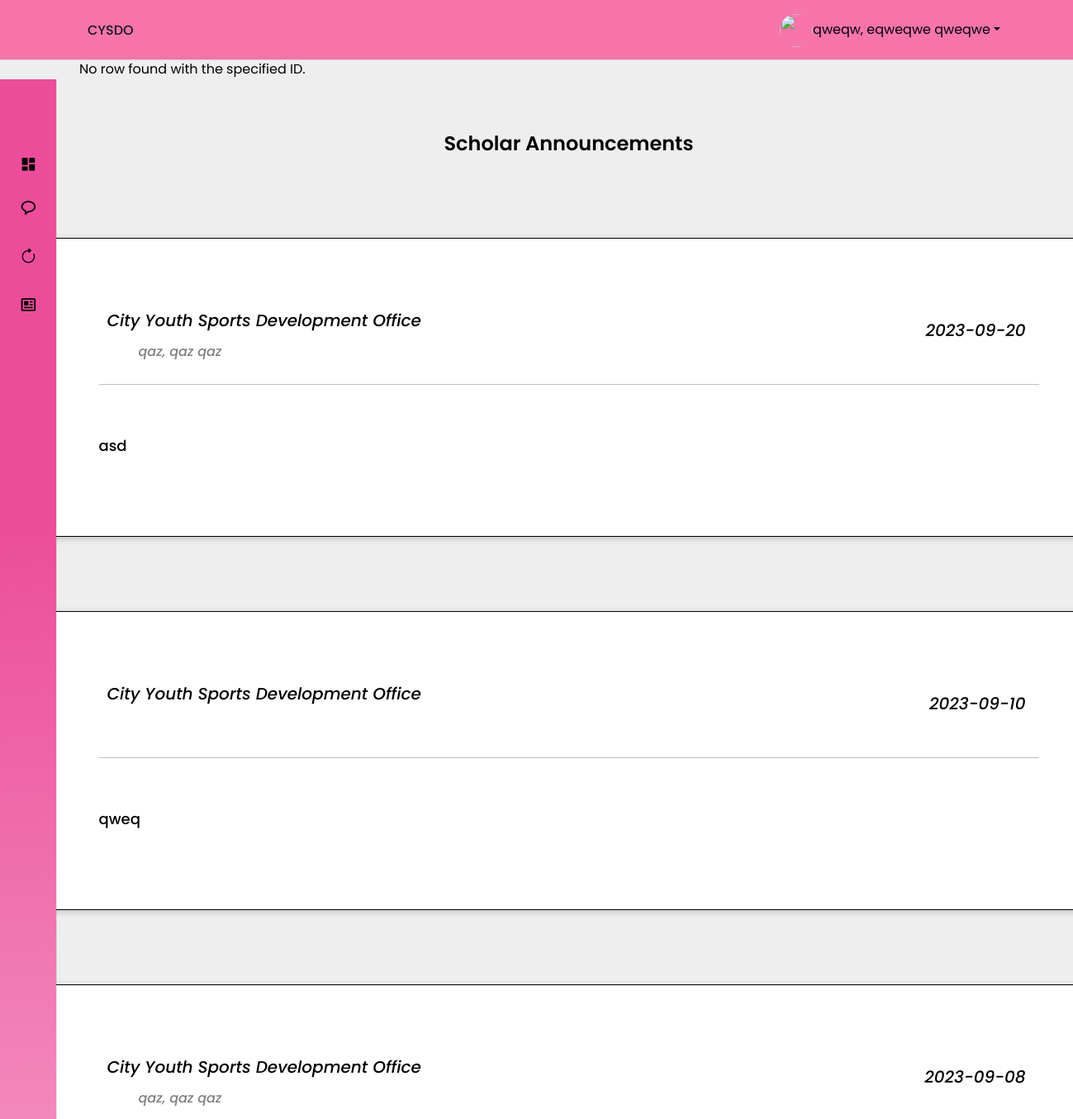
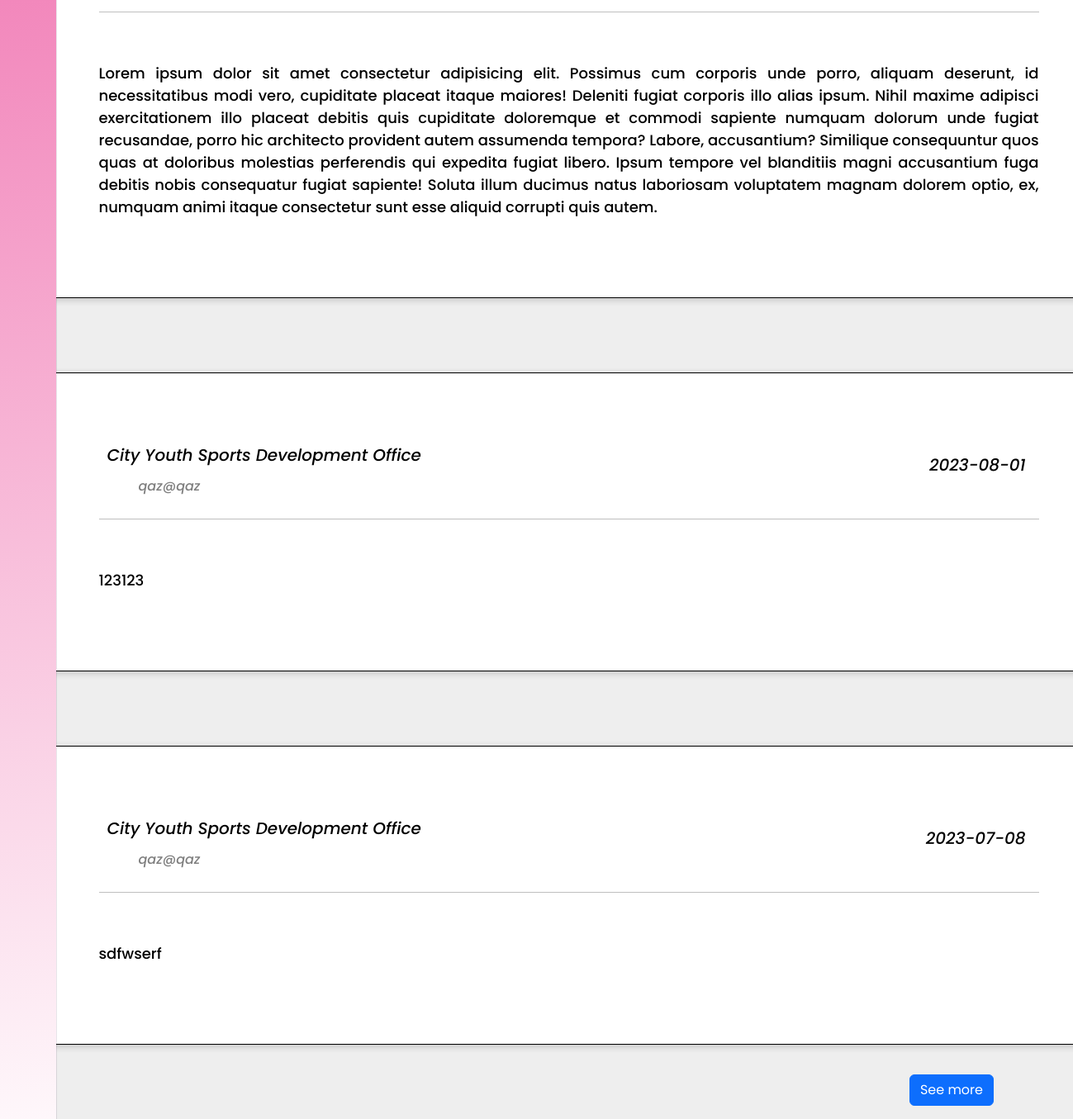
The page /pages/scholar/scholarAnnouncement.php (signed in) on the database as committed earlier (2 pictures, top to bottom).
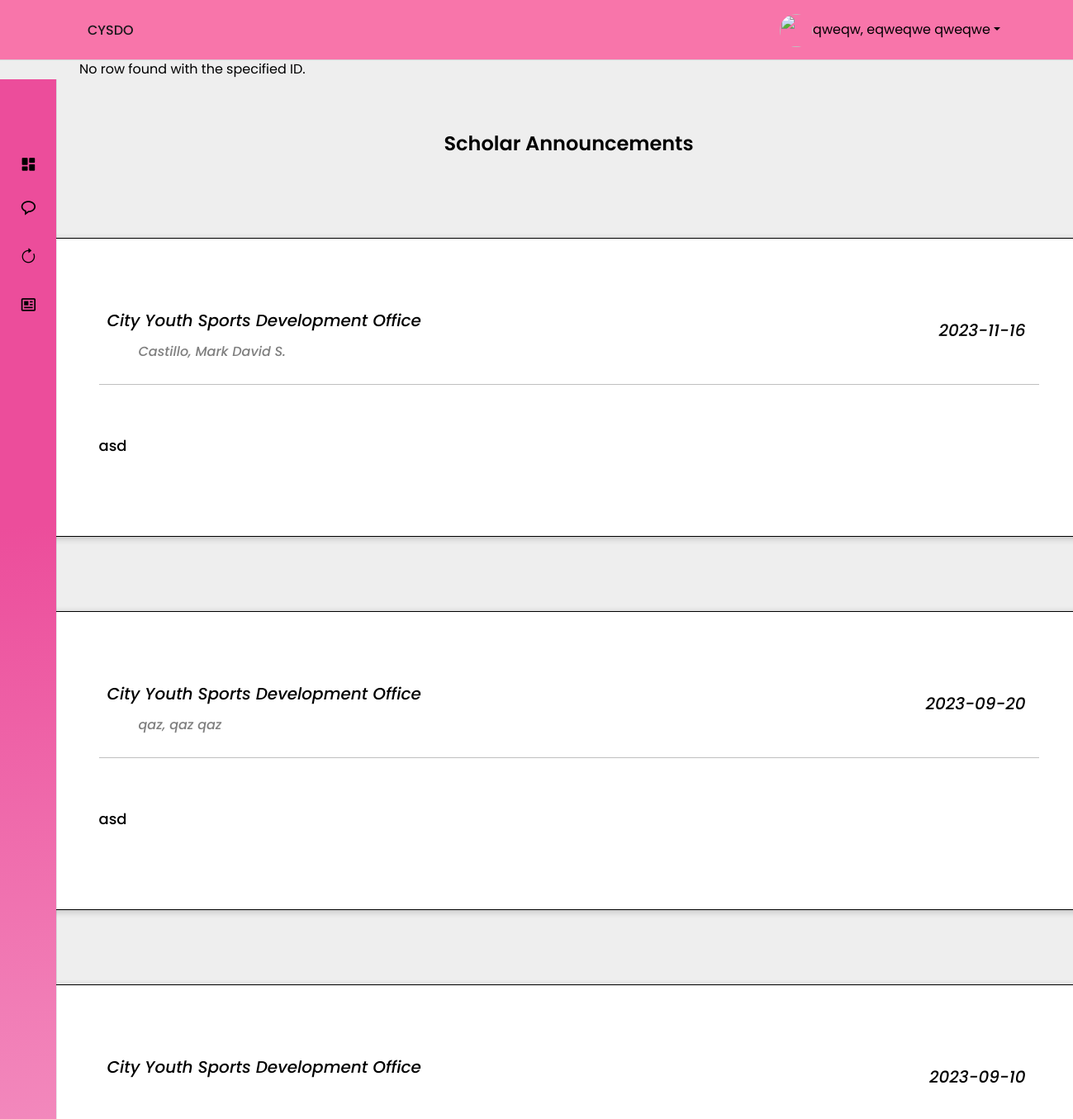
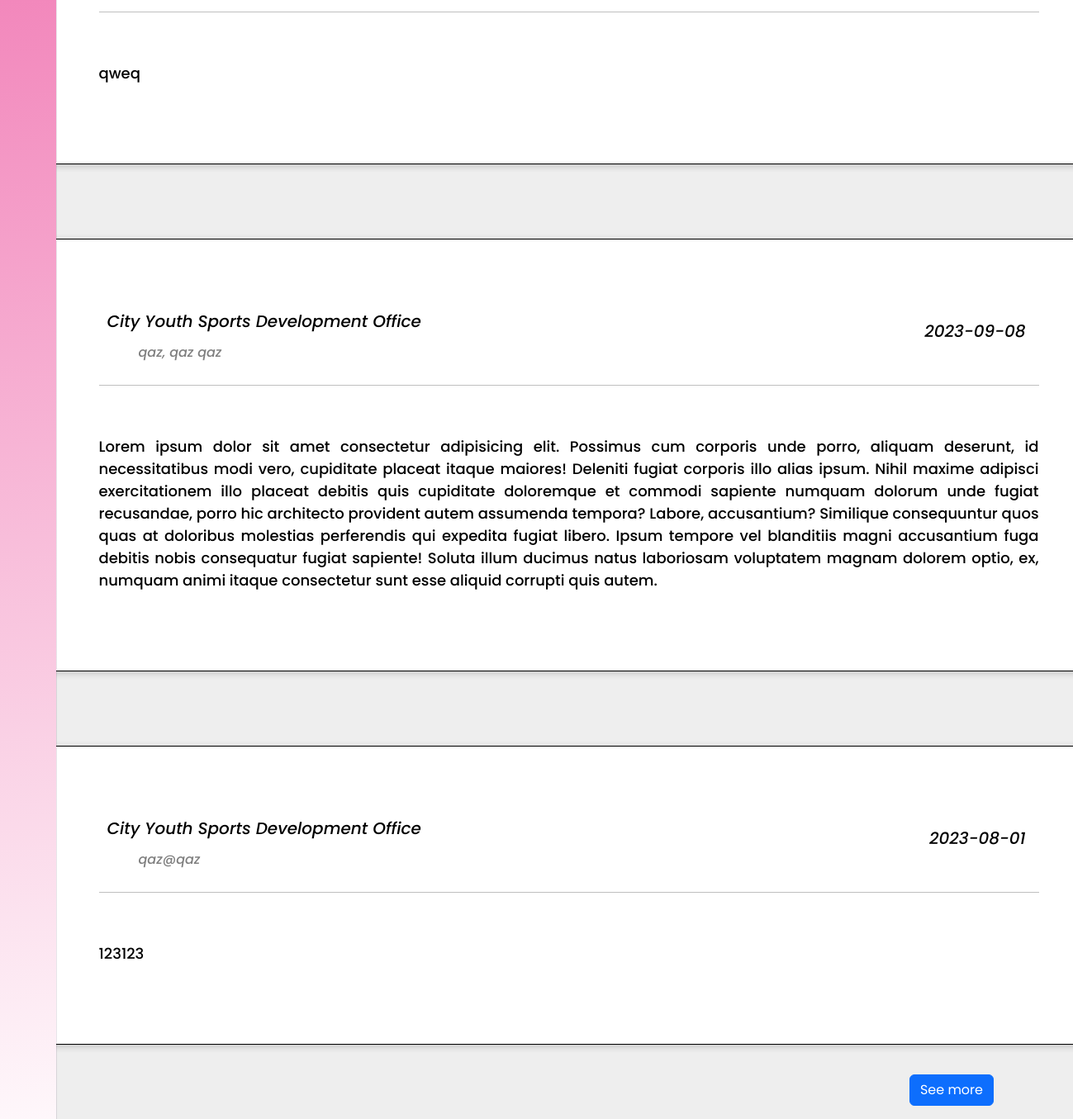
The same page on the database as committed later (2 pictures, top to bottom).
### tables this page shows
CREATE TABLE `announcements` (
  `uploadId` int(11) NOT NULL,
  `uploadDate` date NOT NULL DEFAULT current_timestamp(),
  `announcement` longtext NOT NULL,
  `uploader` varchar(50) NOT NULL,
  `category` varchar(255) NOT NULL
);

### pages/scholar/scholarAnnouncement.php (the view, shortened to what this page needs)
<!DOCTYPE html>
<html lang="en">
<head>
    <link rel="stylesheet" href="https://cdn.jsdelivr.net/npm/boxicons@latest/css/boxicons.min.css">
    <link rel="stylesheet" href="https://cdn.jsdelivr.net/npm/bootstrap-icons@1.10.5/font/bootstrap-icons.css">
    <link href="https://cdn.jsdelivr.net/npm/bootstrap@5.3.0/dist/css/bootstrap.min.css" rel="stylesheet">
</head>
<body>
    <?php
    include '../../assets/template/scholarNav.php';
    ?>
    <main>
        <section>
            <?php
            include '../include/dbConnection.php';
            $query = "SELECT * FROM announcements WHERE category = 'scholar' ORDER BY uploadDate DESC ";
            $resultGetPost = mysqli_query($conn, $query);
            $postCounter = 0;
            ?>
            <div class='textAlign'>
                <p style="text-transform: capitalize;" class='bold d-block w-auto'>
                    Scholar Announcements
                </p>
            </div>
            <?php
            if ($resultGetPost) {
                if ($resultGetPost->num_rows > 0) {
                    while ($row = $resultGetPost->fetch_assoc()) {
                        $postCounter++;
                        if ($postCounter <= 5) {
                            echo '<div class="textBody">';
                        } else {
                            echo '<div class="textBody" style="display: none;">';
                        }
                        echo "
            <ul class='box-info justify-content-center'>
                <li class='responsive'>
                    <img src='./assets/image/CysdoLogo.png' style='height: 50px; width: 50px;' class='sideLogo'><i class='caption'>City Youth Sports Development Office</i></a>
                    <i id='uploadDate' class='date p-3'>" . $row['uploadDate'] . "</i>
                    <div>
                        <i id='uploaderName' class='textCap text-black-50 ms-5'>" . $row['uploader'] . "</i>
                    </div>
                    <hr class='mb-3 mt-4'>
                    <div class='content w-100'>
                        <p id='uploaderPost' class='Post lh-base'>" . nl2br($row['announcement']) . "
                        </p>
                    </div>
                </li>
            </ul>
             </div>
       ";
                    }
                    if ($postCounter > 5) {
                        echo '<div class="see-more-container float-end me-5 mb-3"><a class="see-more-btn btn btn-primary">See more</a></div>';
                    }
                } else {
                    echo "No announcements found.";
                }
            } else {
                echo "An error occurred while retrieving announcements.";
            }
            ?>
        </section>
    </main>
</body>
</html>

Rows that differ between the two databases and show on the page:
no longer on this page (row unchanged): announcements: uploadDate "2023-07-08", uploader "qaz@qaz", announcement "sdfwserf"
added announcements: uploadDate "2023-11-16", uploader "Castillo, Mark David S.", announcement "asd"
